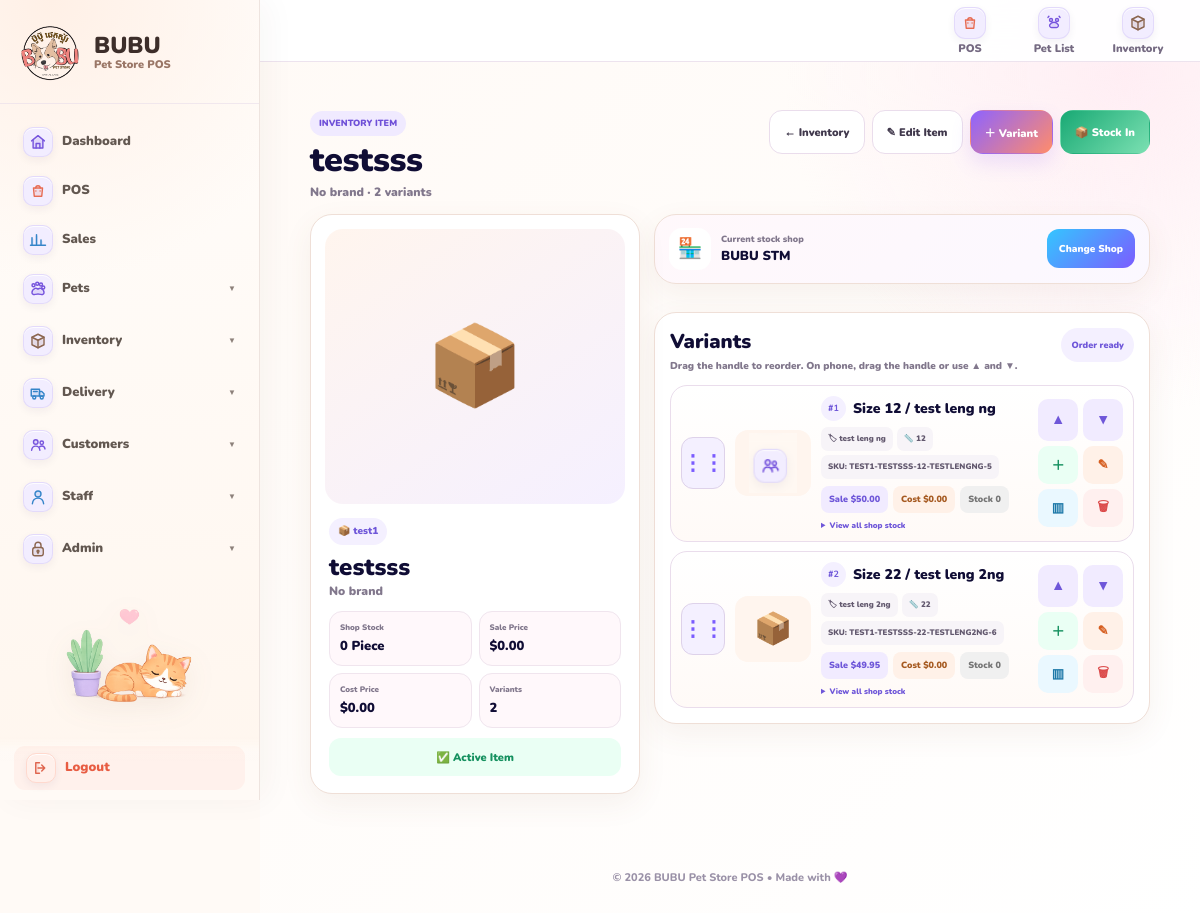
The page /inventory/4/ (signed in) on the database its author committed.
### inventory/models.py (models this page shows, shortened)
class Item(models.Model):
    UNIT_CHOICES = [
        ("piece", "Piece"),
        ("bottle", "Bottle"),
        ("ml", "ML"),
        ("g", "Gram"),
        ("kg", "KG"),
        ("pack", "Pack"),
        ("box", "Box"),
        ("service", "Service"),
        ("pet", "Pet"),
    ]
    item_type = models.ForeignKey(
        ItemType,
        on_delete=models.SET_NULL,
        null=True,
        blank=True,
        related_name="items",
    )
    name = models.CharField(max_length=200)
    brand = models.CharField(max_length=100, blank=True, default="")
    image = models.ImageField(upload_to="items/", blank=True, null=True)
    unit = models.CharField(max_length=20, choices=UNIT_CHOICES, default="piece")
    cost_price = models.DecimalField(max_digits=10, decimal_places=2, default=0)
    sale_price = models.DecimalField(max_digits=10, decimal_places=2, default=0)
    is_active = models.BooleanField(default=True)
    created_at = models.DateTimeField(auto_now_add=True)

class ItemType(models.Model):
    name = models.CharField(max_length=100, unique=True)
    emoji = models.CharField(max_length=10, blank=True, default="📦")
    is_active = models.BooleanField(default=True)

class Branch(models.Model):
    name = models.CharField(max_length=100, unique=True)
    is_active = models.BooleanField(default=True)
    payment_qr_image = models.ImageField(
        upload_to="branch_payment_qr/",
        blank=True,
        null=True,
        help_text="Upload the payment QR image used by this branch.",
    )
    payment_qr_label = models.CharField(
        max_length=100,
        blank=True,
        default="Scan to pay",
        help_text="Text shown below the QR on the customer display.",
    )
    payment_qr_updated_at = models.DateTimeField(
        null=True,
        blank=True,
    )
    customer_display_payment_event_id = models.PositiveBigIntegerField(
        default=0,
    )
    customer_display_payment_amount = models.DecimalField(
        max_digits=12,
        decimal_places=2,
        default=0,
    )
    customer_display_payment_at = models.DateTimeField(
        null=True,
        blank=True,
    )
    latitude = models.DecimalField(
        max_digits=10,
        decimal_places=7,
        null=True,
        blank=True,
        help_text="Branch GPS latitude.",
    )
    longitude = models.DecimalField(
        max_digits=10,
        decimal_places=7,
        null=True,
        blank=True,
        help_text="Branch GPS longitude.",
    )
    allowed_radius_meters = models.PositiveIntegerField(
        default=150,
        help_text="Allowed distance from branch for attendance scan.",
    )

class ItemVariant(models.Model):
    item = models.ForeignKey(
        Item,
        on_delete=models.CASCADE,
        related_name="variants",
    )
    sku = models.CharField(max_length=80, blank=True, default="")
    image = models.ImageField(upload_to="item_variants/", blank=True, null=True)
    color = models.CharField(max_length=50, blank=True, default="")
    size = models.CharField(max_length=50, blank=True, default="")
    label = models.CharField(max_length=100, blank=True, default="")
    quantity = models.IntegerField(default=0)
    cost_price = models.DecimalField(max_digits=10, decimal_places=2, default=0)
    sale_price = models.DecimalField(max_digits=10, decimal_places=2, default=0)
    sort_order = models.PositiveIntegerField(default=0)
    is_active = models.BooleanField(default=True)
    class Meta:
        ordering = ["item__name", "sort_order", "id"]
        indexes = [
            models.Index(fields=["item", "is_active"]),
            models.Index(fields=["item", "sort_order"]),
            models.Index(fields=["sku"]),
        ]
    def display_name(self):
        parts = []
        if self.size:
            parts.append(f"Size {self.size}")
        if self.color:
            parts.append(self.color)
        if self.label:
            parts.append(self.label)
        return " / ".join(parts) if parts else "Default"
    @property
    def display_price(self):
        if self.sale_price and self.sale_price > 0:
            return self.sale_price
        return self.item.sale_price
    @property
    def display_cost(self):
        if self.cost_price and self.cost_price > 0:
            return self.cost_price
        return self.item.cost_price
    @property
    def display_image(self):
        if self.image:
            return self.image
        return self.item.image

### inventory/views.py (the view)
# urls.py: path("<int:pk>/", views.item_detail, name="item_detail"),
@login_required
def item_detail(request, pk):
    current_branch = get_selected_branch(request)
    branches = Branch.objects.filter(is_active=True).order_by("name")
    variant_qs = ItemVariant.objects.order_by("sort_order", "id")
    item = get_object_or_404(
        Item.objects
        .select_related("item_type")
        .prefetch_related(Prefetch("variants", queryset=variant_qs)),
        pk=pk,
    )
    item.branch_stock_total = get_item_branch_qty(item, current_branch)
    for variant in item.variants.all():
        variant.branch_stock_qty = get_variant_branch_qty(
            variant,
            current_branch,
        )
        variant.branch_stock_rows = get_all_branch_stock_for_variant(variant)
    return render(request, "inventory/item_detail.html", {
        "item": item,
        "current_branch": current_branch,
        "branches": branches,
        "can_manage_inventory": can_manage_inventory(request.user),
        "can_view_cost_price": can_view_cost_price(request.user),
        "can_edit_cost_price": can_edit_cost_price(request.user),
    })

### templates/inventory/item_detail.html (shortened to what this page needs)
{% extends "base.html" %}
{% load static cost_tags %}
{% block content %}
<div class="item-detail-page">
    <header class="page-top">
        <div class="page-title">
            <small>INVENTORY ITEM</small>
            <h1>{{ item.name }}</h1>
            <p>{{ item.brand|default:"No brand" }} · {{ item.variants.count }} variant{{ item.variants.count|pluralize }}</p>
        </div>
        <div class="top-actions">
            <a href="{% url 'item_list' %}{% if request.user.is_superuser and current_branch %}?branch={{ current_branch.id }}{% endif %}" class="action-btn">← Inventory</a>
            {% if can_manage_inventory %}
                <a href="{% url 'item_edit' item.id %}" class="action-btn">✎ Edit Item</a>
                <a href="{% url 'item_variant_create' item.id %}" class="action-btn primary">＋ Variant</a>
                <a href="{% url 'stock_batch_in' %}{% if request.user.is_superuser and current_branch %}?branch={{ current_branch.id }}{% endif %}" class="action-btn green">📦 Stock In</a>
            {% endif %}
        </div>
    </header>
    <div class="detail-layout">
        <aside class="card item-card">
            <div class="item-photo">
                {% if item.image %}
                    <img src="{{ item.image.url }}" alt="{{ item.name }}">
                {% else %}
                    <div class="item-photo-empty">📦</div>
                {% endif %}
            </div>
            <div class="item-main-info">
                <span class="item-type-badge">
                    {% if item.item_type %}
                        {{ item.item_type.emoji|default:"📦" }} {{ item.item_type.name }}
                    {% else %}
                        📦 No Type
                    {% endif %}
                </span>
                <h2>{{ item.name }}</h2>
                <div class="item-brand">{{ item.brand|default:"No brand" }}</div>
                <div class="summary-grid">
                    <div class="summary-box">
                        <span>Shop Stock</span>
                        <strong>{{ item.branch_stock_total }} {{ item.get_unit_display }}</strong>
                    </div>
                    <div class="summary-box">
                        <span>Sale Price</span>
                        <strong>${{ item.sale_price|floatformat:2 }}</strong>
                    </div>
                    {% if can_view_cost_price or can_edit_cost_price %}
                    <div class="summary-box">
                        <span>{% if can_view_cost_price %}Cost Price{% else %}Cost Status{% endif %}</span>
                        <strong class="{% if not can_view_cost_price %}cost-visibility-status{% endif %}">
                            {% cost_display item.cost_price %}
                        </strong>
                    </div>
                    {% endif %}
                    <div class="summary-box">
                        <span>Variants</span>
                        <strong>{{ item.variants.count }}</strong>
                    </div>
                </div>
                <div class="active-chip {% if not item.is_active %}off{% endif %}">
                    {% if item.is_active %}✅ Active Item{% else %}⏸ Inactive Item{% endif %}
                </div>
            </div>
        </aside>
        <main class="main-column">
            <section class="card branch-card">
                <div class="branch-info">
                    <div class="branch-icon">🏪</div>
                    <div>
                        <span>Current stock shop</span>
                        <strong>{% if current_branch %}{{ current_branch.name }}{% else %}No shop selected{% endif %}</strong>
                    </div>
                </div>
                {% if request.user.is_superuser %}
                    <button type="button" class="branch-change-btn" onclick="openBranchPopup()">Change Shop</button>
                {% else %}
                    <span class="order-status saved">🔒 Assigned</span>
                {% endif %}
            </section>
            <section class="card variant-card-wrap">
                <div class="section-head">
                    <div>
                        <h2>Variants</h2>
                        <p>Drag the handle to reorder. On phone, drag the handle or use ▲ and ▼.</p>
                    </div>
                    <span class="order-status" id="orderStatus">Order ready</span>
                </div>
                <div class="variant-list" id="variantSortable">
                    {% for variant in item.variants.all %}
                        <article class="variant-row" data-variant-id="{{ variant.id }}" draggable="true">
                            <button type="button" class="drag-handle" aria-label="Drag variant" title="Drag to reorder">⋮⋮</button>
                            <div class="variant-photo">
                                {% if variant.display_image %}
                                    <img src="{{ variant.display_image.url }}" alt="{{ variant.display_name }}">
                                {% else %}
                                    <span>📦</span>
                                {% endif %}
                            </div>
                            <div class="variant-content">
                                <div class="variant-title-line">
                                    <span class="variant-order-number">#<b class="order-number">{{ forloop.counter }}</b></span>
                                    <strong>{{ variant.display_name }}</strong>
                                </div>
                                <div class="variant-tags">
                                    {% if variant.label %}<span>🏷 {{ variant.label }}</span>{% endif %}
                                    {% if variant.size %}<span>📏 {{ variant.size }}</span>{% endif %}
                                    {% if variant.sku %}<span>SKU: {{ variant.sku }}</span>{% endif %}
                                </div>
                                <div class="variant-money-stock">
                                    <span class="sale-price-chip">Sale ${{ variant.display_price|floatformat:2 }}</span>
                                    {% if can_view_cost_price or can_edit_cost_price %}
                                        <span class="cost-chip">
                                            {% if can_view_cost_price %}Cost {% endif %}{% cost_display variant.display_cost %}
                                        </span>
                                    {% endif %}
                                    <span class="stock-chip {% if variant.branch_stock_qty <= 0 %}zero{% endif %}">
                                        Stock {{ variant.branch_stock_qty }}
                                    </span>
                                </div>
                                <details class="branch-stock-details">
                                    <summary>View all shop stock</summary>
                                </details>
                            </div>
                            <div class="variant-actions">
                                <button type="button" class="move-btn" onclick="moveVariant(this,-1)" title="Move up">▲</button>
                                <button type="button" class="move-btn" onclick="moveVariant(this,1)" title="Move down">▼</button>
                                {% if can_manage_inventory %}
                                    <a href="{% url 'variant_stock_movement' variant.id %}{% if request.user.is_superuser and current_branch %}?branch={{ current_branch.id }}{% endif %}" class="stock-btn" title="Stock">＋</a>
                                    <a href="{% url 'item_variant_edit' item.id variant.id %}" class="edit-btn" title="Edit">✎</a>
                                    <a href="{% url 'variant_barcode_label' variant.id %}" target="_blank" class="barcode-btn desktop-extra" title="Barcode">▥</a>
                                    <a href="{% url 'item_variant_delete' item.id variant.id %}" class="delete-btn desktop-extra" title="Delete">🗑</a>
                                {% endif %}
                            </div>
                        </article>
                    {% endfor %}
                </div>
            </section>
        </main>
    </div>
</div>
{% endblock %}

### rows shown on the page
Item: name "testsss", brand "No brand", variants.count "2", item_type.emoji "📦", item_type.name "test1", branch_stock_total "0", unit "Piece", sale_price "0.00", cost_price.is_superuser "$0.00"
Branch: name "BUBU STM"
ItemVariant: display_image (picture), display_name "Size 12 / test leng ng", label "test leng ng", size "12", sku "TEST1-TESTSSS-12-TESTLENGNG-5", display_price "50.00", cost_price+item "$0.00", branch_stock_qty "0"
ItemVariant: display_name "Size 22 / test leng 2ng", label "test leng 2ng", size "22", sku "TEST1-TESTSSS-22-TESTLENG2NG-6", display_price "49.95", cost_price+item "$0.00", branch_stock_qty "0"
